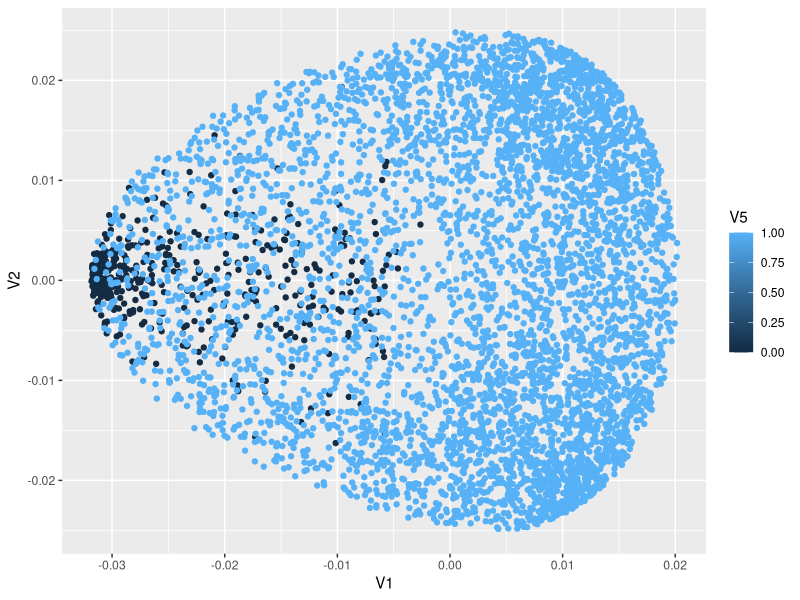
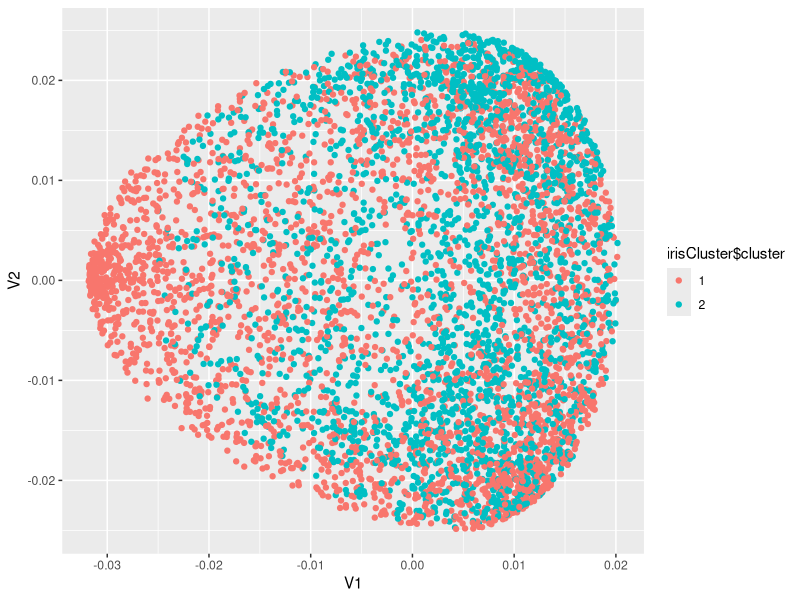

Reproduce these figures in R, in order.
library(ggplot2)

file <- read.table("datasets/oc_12_2500_1000_1.0_p019_0710_1.eigen.csv")
ggplot(
  file, 
  aes(
    V1, 
    V2,
    color = V5
  )
) + geom_point()

set.seed(20)
irisCluster <- kmeans(file[, 1:3], 2)
irisCluster

table(irisCluster$cluster, file$V5)

irisCluster$cluster <- as.factor(irisCluster$cluster)
ggplot(
  file, 
  aes(
    V1, 
    V2,
    color = irisCluster$cluster
  )
) + geom_point()
